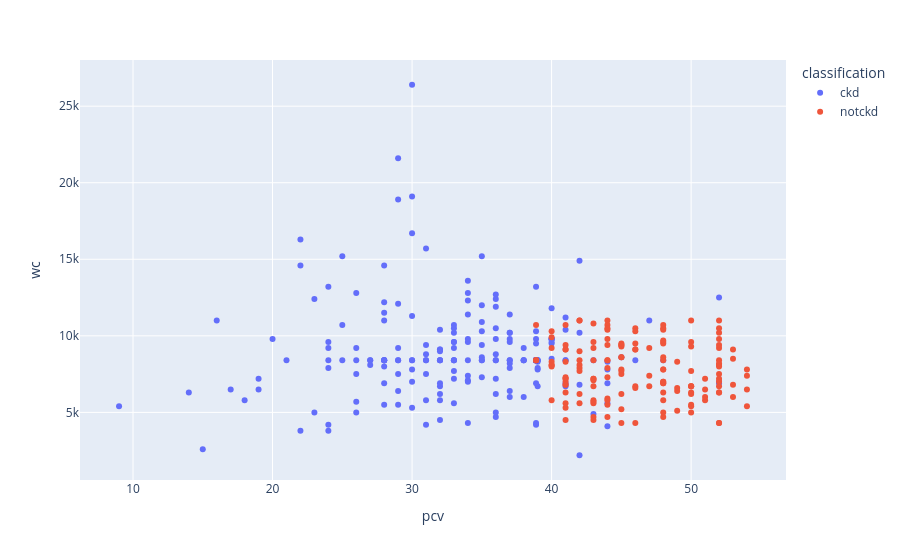

Notebook cell for this chart:
### Code cell
import plotly.express as px
vis = px.scatter(df_kd, x="pcv", y="wc", color="classification")
vis.show()

### Figure 1 — Plotly figure (JSON) as saved in the notebook; plotly's stock layout.template omitted (floating-point values rounded to 4 significant figures; data arrays with more than 128 entries replaced by an {"elided": "..."} marker saying what was removed)
{"data": [{"hovertemplate": "classification=ckd<br>pcv=%{x}<br>wc=%{y}<extra></extra>", "legendgroup": "ckd", "marker": {"color": "#636efa", "symbol": "circle"}, "mode": "markers", "name": "ckd", "orientation": "v", "showlegend": true, "type": "scatter", "x": {"elided": "250 float values"}, "xaxis": "x", "y": {"elided": "250 float values"}, "yaxis": "y"}, {"hovertemplate": "classification=notckd<br>pcv=%{x}<br>wc=%{y}<extra></extra>", "legendgroup": "notckd", "marker": {"color": "#EF553B", "symbol": "circle"}, "mode": "markers", "name": "notckd", "orientation": "v", "showlegend": true, "type": "scatter", "x": {"elided": "150 float values"}, "xaxis": "x", "y": {"elided": "150 float values"}, "yaxis": "y"}], "layout": {"autosize": true, "legend": {"title": {"text": "classification"}, "tracegroupgap": 0}, "margin": {"t": 60}, "xaxis": {"anchor": "y", "autorange": true, "domain": [0, 1], "range": [6.266, 56.73], "title": {"text": "pcv"}, "type": "linear"}, "yaxis": {"anchor": "x", "autorange": true, "domain": [0, 1], "range": [326.2, 28270.0], "title": {"text": "wc"}, "type": "linear"}}}
